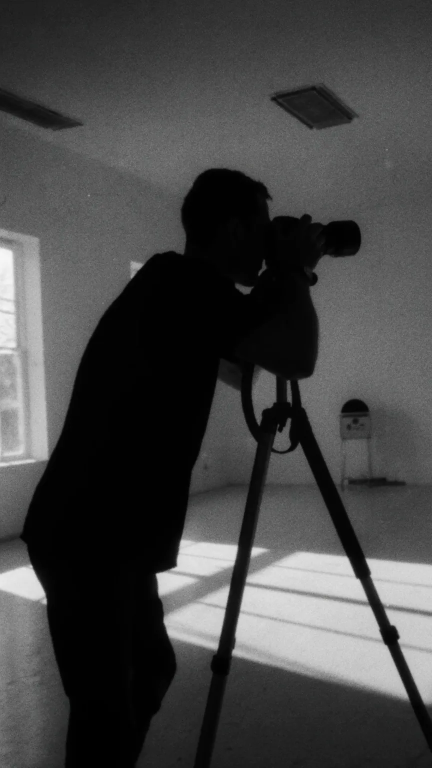
#> input picture instagram-highlights/v6/assets/brand-photog.webp, 864 x 1536 px (shown at 1/2 size)
$ python -i geometric.py   (imports and definitions only)
#> lines starting #> are read from the running program, lines starting #| are printed output that depends on the picture; after the words box and inside, x2 and y2 are one past the last pixel; in counts of white or black regions, pixels touching at a corner belong together
#> further down, picture is the input picture: shape (1536, 864, 3); mean B, G, R 69, 69, 69
"""Deterministic geometric depth (fallback provider).

Builds a smooth, plausible inverse-depth field from scene geometry cues:
vanishing-point estimation from line segments, a floor ramp below the horizon,
a radial recession term toward the vanishing point, and sky suppression for
exteriors. It contains no learned weights, is fully reproducible, and is
deliberately smooth — smooth depth cannot tear at edges, so it is safe for the
2.5D reprojection even though its absolute accuracy is lower than the neural
provider. Its low confidence value makes the Motion Budget Engine restrict
shots to low-risk motion profiles.
"""
from __future__ import annotations

import cv2
import numpy as np

from .base import DepthProvider, DepthResult


# [57 lines left out: functions _detect_lines, _estimate_vanishing_point, not called in this run]


def _sky_mask(image_bgr: np.ndarray) -> np.ndarray:
    """Probable-sky mask for exteriors: bright, low-saturation-or-blue region
    connected to the top border."""
    hsv = cv2.cvtColor(image_bgr, cv2.COLOR_BGR2HSV)
#> hsv: shape (1536, 864, 3); mean H, S, V 3.9, 0.3, 69
    h_, s, v = cv2.split(hsv)
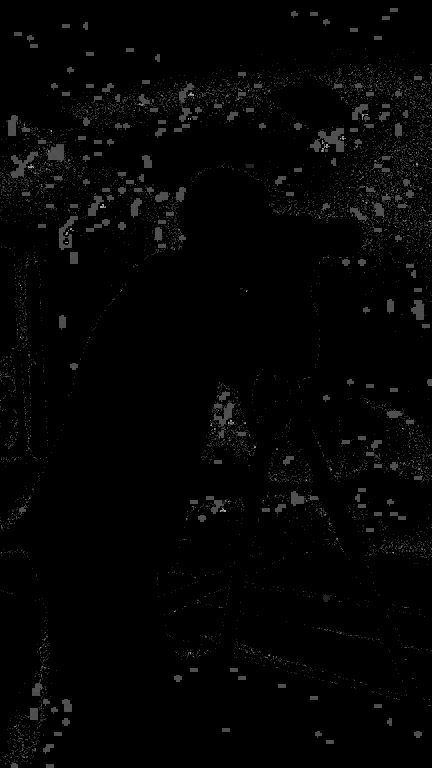
#> h_: shape (1536, 864) (shown at 1/2 size); min 0, max 170, mean 3.9
    blueish = ((h_ > 90) & (h_ < 135) & (s > 30) & (v > 100)).astype(np.uint8)
#> blueish: shape (1536, 864); every value is 0
    washed = ((s < 40) & (v > 170)).astype(np.uint8)
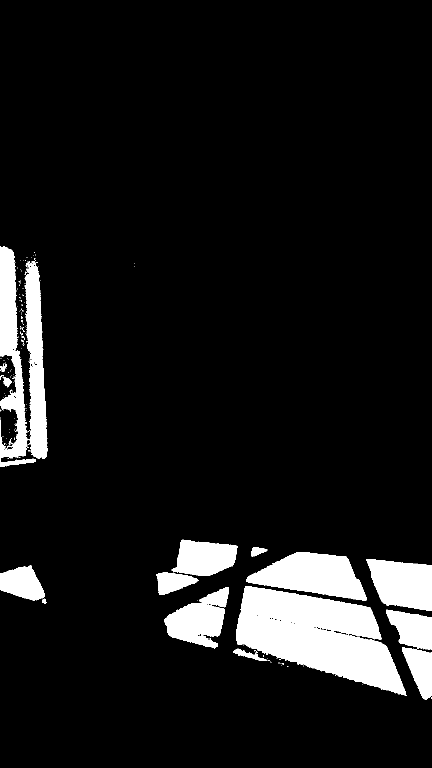
#> washed: shape (1536, 864) (shown at 1/2 size); values 0 (black) and 1 (white), 9.2% white; 173 white regions (155 under 20 px), largest, box (x1, y1, x2, y2) and area: (472, 1172, 813, 1392) 41360, (493, 1104, 734, 1202) 14097, (0, 492, 55, 921) 11783
    cand = ((blueish | washed) * 255).astype(np.uint8)
    cand = cv2.morphologyEx(cand, cv2.MORPH_CLOSE, np.ones((9, 9), np.uint8))
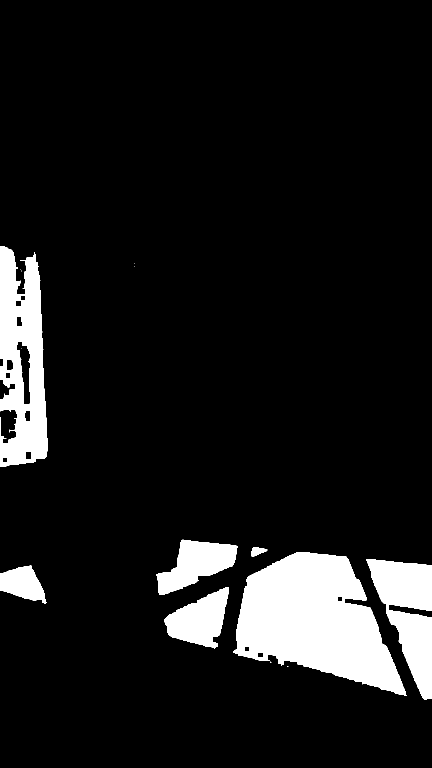
#> cand: shape (1536, 864) (shown at 1/2 size); 9.9% white; 14 white regions (7 under 20 px), largest, box (x1, y1, x2, y2) and area: (466, 1104, 813, 1392) 58949, (0, 492, 96, 934) 29253, (733, 1118, 864, 1400) 19461
    num, labels = cv2.connectedComponents(cand)
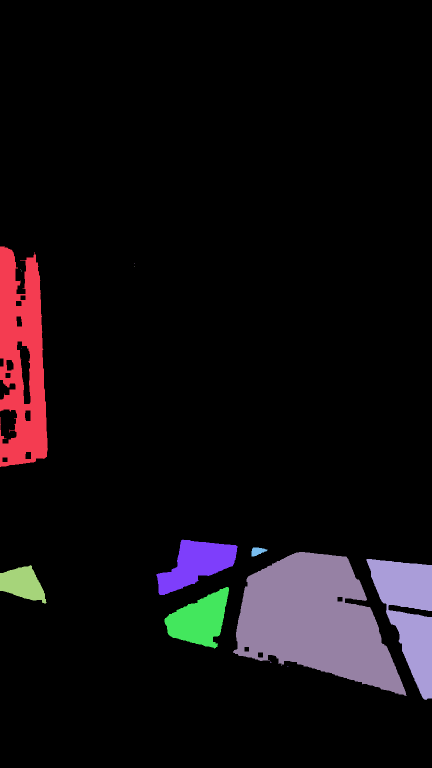
#> labels: shape (1536, 864) int32 (shown at 1/2 size); 15 distinct labels, from 0 to 14; one colour per label, 0 black
#> num = 15
    mask = np.zeros_like(cand)
    top_labels = np.unique(labels[0:3, :])
#> top_labels = [0]
    for lab in top_labels:
        if lab == 0:
            continue
        mask[labels == lab] = 255
#> this loop made 1 pass
    return mask


class GeometricDepthProvider(DepthProvider):
    name = "geometric"

    # [46 lines left out: function estimate, not called in this run]

>>> import cv2
>>> picture = cv2.imread('../../../../instagram-highlights/v6/assets/brand-photog.webp')
>>> result = _sky_mask(picture)

$ run again, on instagram-highlights/v6/assets/annons-bedroom.webp
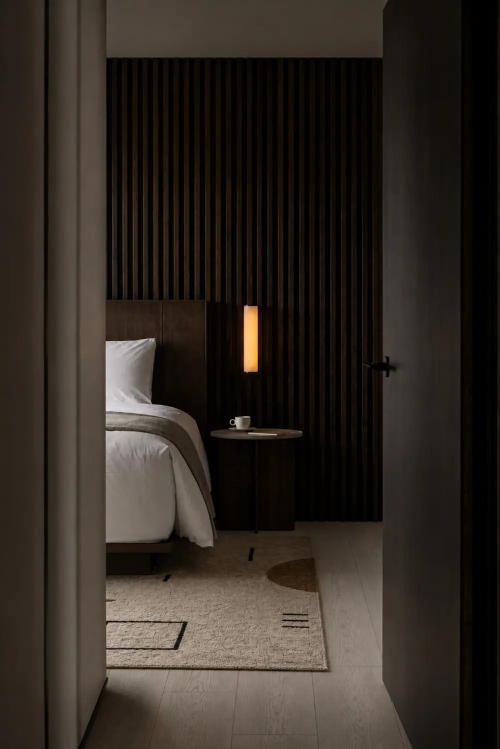
#> input picture instagram-highlights/v6/assets/annons-bedroom.webp, 1000 x 1498 px (shown at 1/2 size)
#> picture is the input picture: shape (1498, 1000, 3); mean B, G, R 35.6, 42.6, 49.9
#> hsv: shape (1498, 1000, 3); mean H, S, V 16.2, 114.5, 49.9
#> blueish: shape (1498, 1000); every value is 0
#> in _sky_mask, `washed = ((s < 40) & (v > 170)).astype(np.uint8)`:
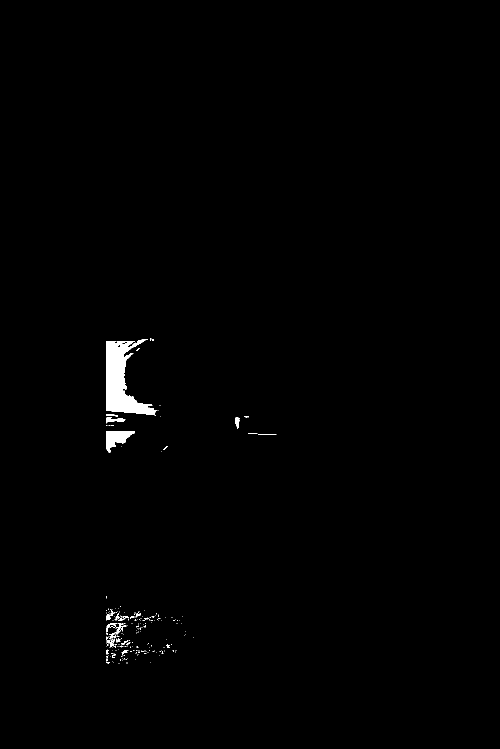
#> washed: shape (1498, 1000) (shown at 1/2 size); values 0 (black) and 1 (white), 0.7% white; 209 white regions (186 under 20 px), largest, box (x1, y1, x2, y2) and area: (212, 678, 313, 830) 7175, (212, 862, 270, 905) 1286, (212, 834, 251, 847) 240
#> in _sky_mask, `cand = cv2.morphologyEx(cand, cv2.MORPH_CLOSE, np.ones((9, 9), np.uint..`:
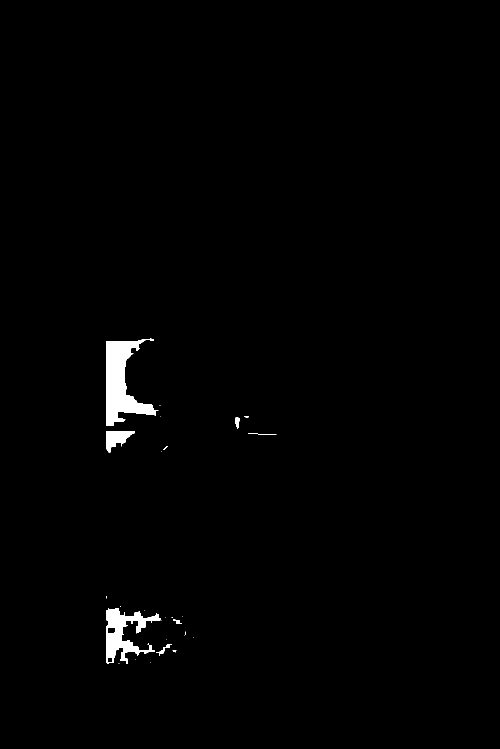
#> cand: shape (1498, 1000) (shown at 1/2 size); 1% white; 28 white regions (20 under 20 px), largest, box (x1, y1, x2, y2) and area: (212, 677, 317, 852) 8388, (213, 1216, 321, 1328) 4857, (212, 862, 270, 905) 1317
#> labels: shape (1498, 1000) int32; 29 distinct labels, from 0 to 28
#> num = 29
#> top_labels = [0]
#> the loop in _sky_mask, `for lab in top_labels:` made 1 pass

$ run again, on instagram-highlights/v6/assets/annons-beige.webp
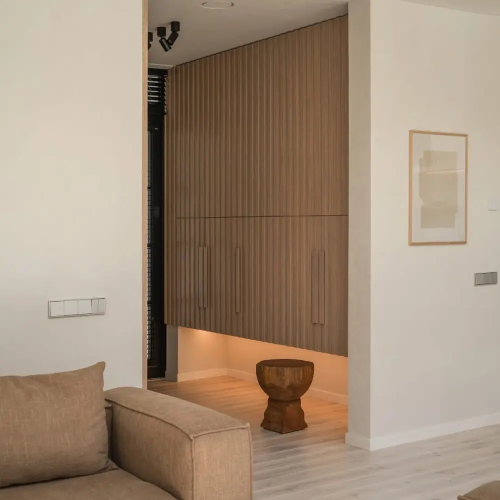
#> input picture instagram-highlights/v6/assets/annons-beige.webp, 1000 x 1000 px (shown at 1/2 size)
#> picture is the input picture: shape (1000, 1000, 3); mean B, G, R 122.6, 142.1, 161.9
#> hsv: shape (1000, 1000, 3); mean H, S, V 15.7, 71.5, 161.9
#> blueish: shape (1000, 1000); every value is 0
#> washed: shape (1000, 1000); values 0 (black) and 1 (white), 41.3% white; 107 white regions (95 under 20 px), largest, box (x1, y1, x2, y2) and area: (0, 0, 284, 779) 210706, (710, 0, 1000, 1000) 194831, (825, 271, 929, 482) 6160
#> in _sky_mask, `num, labels = cv2.connectedComponents(cand)`:
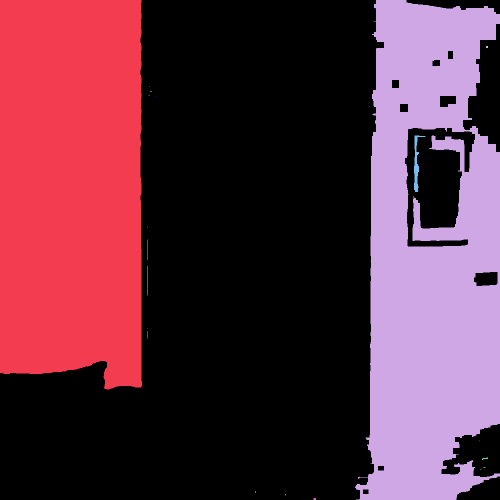
#> labels: shape (1000, 1000) int32 (shown at 1/2 size); 21 distinct labels, from 0 to 20; one colour per label, 0 black
#> num = 21
#> top_labels = [0, 1, 2]
#> the loop in _sky_mask, `for lab in top_labels:` made 3 passes
#> after the loop in _sky_mask, `for lab in top_labels:`:
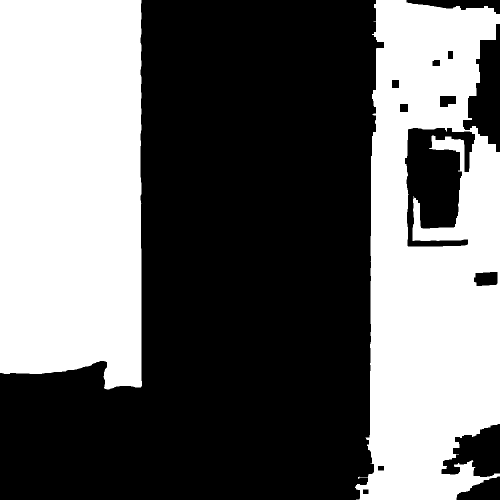
#> mask: shape (1000, 1000) (shown at 1/2 size); 42.1% white; 2 white regions, box (x1, y1, x2, y2) and area: (0, 0, 284, 779) 211711, (710, 0, 1000, 1000) 209296
